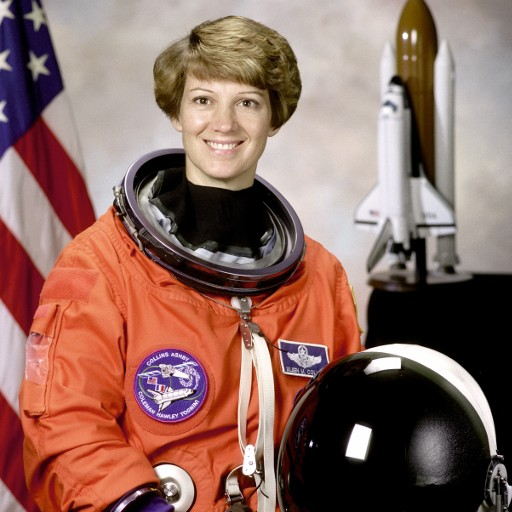
#> input picture tests/assets/face_sample.jpg, 512 x 512 px
$ python make_m04_demo.py
#> lines starting #> are read from the running program, lines starting #| are printed output that depends on the picture
"""Create Module 04 demo images from the public-domain NASA test portrait (tests/assets/face_sample.jpg).

    python scripts/make_m04_demo.py          # -> demo/m04_clone.jpg, demo/m04_ghost.jpg, demo/m04_original.jpg

m04_clone.jpg : a 160x160 region copied elsewhere in the image (copy-move)
m04_ghost.jpg : a region taken from a quality-60 save pasted into a quality-90 image (JPEG ghost)
These are clearly labelled synthetic manipulations for demonstration only.
"""
from pathlib import Path

import cv2

ROOT = Path(__file__).resolve().parents[1]
src = cv2.resize(cv2.imread(str(ROOT / "tests" / "assets" / "face_sample.jpg")), (768, 768))
out = ROOT / "demo"
out.mkdir(exist_ok=True)

cv2.imwrite(str(out / "m04_original.jpg"), src, [cv2.IMWRITE_JPEG_QUALITY, 90])

clone = src.copy()
clone[480:720, 470:710] = src[60:300, 90:330]                     # copy the hair/face-edge region down-right
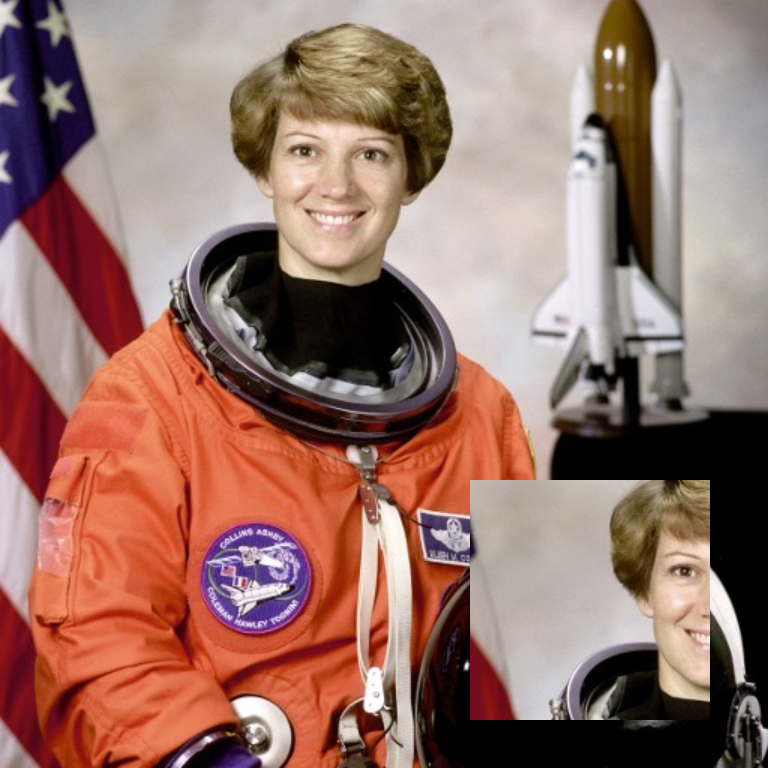
#> clone: shape (768, 768, 3); mean B, G, R 105, 115.1, 151.7
cv2.imwrite(str(out / "m04_clone.jpg"), clone, [cv2.IMWRITE_JPEG_QUALITY, 90])

low = cv2.imdecode(cv2.imencode(".jpg", src, [cv2.IMWRITE_JPEG_QUALITY, 60])[1], cv2.IMREAD_COLOR)
ghost = src.copy()
ghost[300:540, 300:540] = low[300:540, 300:540]
#> ghost: shape (768, 768, 3); mean B, G, R 96.4, 105.7, 141.5
cv2.imwrite(str(out / "m04_ghost.jpg"), ghost, [cv2.IMWRITE_JPEG_QUALITY, 90])
print("wrote demo/m04_original.jpg, demo/m04_clone.jpg, demo/m04_ghost.jpg")
